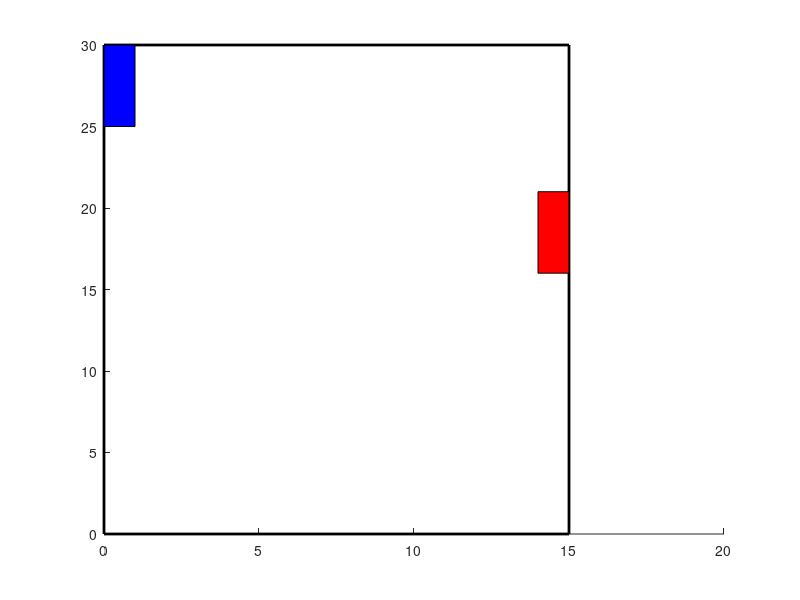

MATLAB code to generate this figure:
%initialize variable
ballposition = [1,6]; %ball starts in the middle of the board
ballvelocity=[0.5,0.5];
ballradius = 0.5;
boardwidth = 15;
boardheight = 30;
paddleAposition = [0, 25, 1, 5]; %x,y,width,height
paddleBposition = [14, 16, 1, 5];

% Visualize the board
rectangle('Position', [0, 0, boardwidth, boardheight], 'EdgeColor', 'black', 'LineWidth', 2);
hold on;

% Visualize the paddles
rectangle('Position', paddleAposition, 'FaceColor', 'blue');
rectangle('Position', paddleBposition, 'FaceColor', 'red');

% Create ball
ball = rectangle('Position', [ballposition(1)-ballradius, ballposition(2)-ballradius, 2*ballradius, 2*ballradius], 'Curvature', [1, 1], 'FaceColor', 'green');
%keep ball moving

while true
   ballposition = ballposition + ballvelocity; %update ball position
  
   %update ball position in figure
   set(ball, 'Position', [ballposition(1)-ballradius, ballposition(2)-ballradius, 2*ballradius,2*ballradius]);
  
   pause(0.1) %control speed
  
   %CHECK FOR COLLISION WITH EDGES OF THE BAORD BUT NOT A PADDLE
   if ballposition(1) - ballradius<=0|| ballposition(1) + ballradius>= boardwidth
       %if the x value of the ball - its radius is less than or equal to 0,
       % it has crossed the left wall of the board. OR if the x value of the
       % ball + the ball radius is greater than or equal to the boardwith, it
       % has crossed the right wall of the board
       ballvelocity = [0,0]; %stop the ball (round has ended, one player gets a point)
       delete(ball); %make the ball disappear because it has gone 'out of bounds'
       break %exit the loop because this round of the game has ended
   elseif ballposition(2) - ballradius<=0 || ballposition(2) + ballradius >= boardheight
       %if the y value of the ball - its radius is less than or equal to
       %0, it has hit the bottom of the board. If it is greater than or
       %equal to the board height, it has hit the top of the board
       ballvelocity(2)=-ballvelocity(2); %reverse y component of velocity to bounce off the ceiling/floor
   end
   %CHECK FOR COLLISION WITH PADDLE A
   %check if the ball is within the x and y coordinates of paddle A
   inbounds_paddleAx = (ballposition(1)>=paddleAposition(1) && ballposition(1) <= (paddleAposition(1)+paddleAposition(3)));
   inbounds_paddleAy = (ballposition(2)>=paddleAposition(2) && ballposition(2) <=(paddleAposition(2)+paddleAposition(4)));
   if inbounds_paddleAx && inbounds_paddleAy
       %bounce off the paddle
       ballvelocity(1) = -ballvelocity(1); %reverse x component of velocity to make it bounce horizontally
       %calculate the center of paddle A
       %center_paddleA = (paddleAposition(4)/2) + paddleAposition(2); %height/2 + bottom y value
       %if ballposition(2) > center_paddleA
        %   ballvelocity(2) = abs(ballvelocity(2));
           %if it hits above the center of the paddle, it bounces off in
           %the upward direction (positive y component)
      %else
           %otherwise, reverse y velocity
         %  ballvelocity(2) = -abs(ballvelocity(2));
       %end
   end
   %CHECK FOR COLLISION WITH PADDLE B
   inbounds_paddleBx = (ballposition(1)>=paddleBposition(1) && ballposition(1) <= (paddleBposition(1)+paddleBposition(3)));
   inbounds_paddleBy = (ballposition(2)>=paddleBposition(2) && ballposition(2) <=(paddleBposition(2)+paddleBposition(4)));
   if inbounds_paddleBx && inbounds_paddleBy
       %bounce off the paddle
       ballvelocity(1) = -ballvelocity(1);
   end
end
